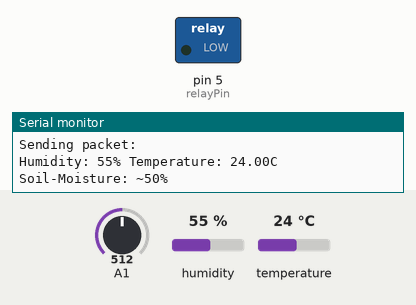
The sketch below on a simulated Arduino Uno, built with avr-gcc and run on an emulated ATmega328P. Shown: switched loads named in the sketch (green lamp = pin HIGH), the last lines printed to the serial monitor. Inputs (shaded band) come from the test bench; at power-on: A1 = 512, humidity 55 %, temperature 24 °C. No radio packets arrive unless stated.

Above: at 2.4 s.
2.5 s: A1 set to 828
4.7 s: A1 set to 854
At 6.2 s:
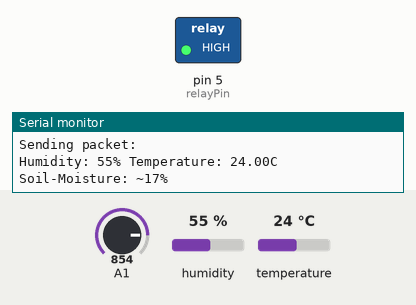
6.9 s: A1 set to 716
At 8.6 s:
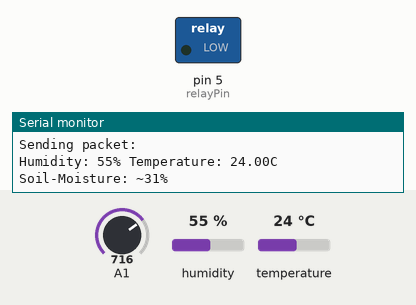
9.5 s: A1 set to 900
At 10.8 s:
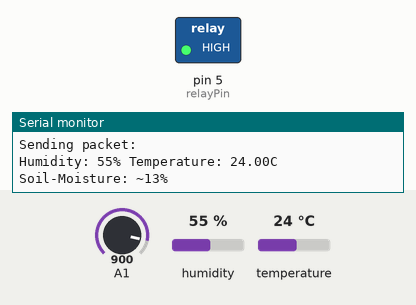
Timing chart, 0 to 12.5 s (numbered marks = the images above; inputs shaded):
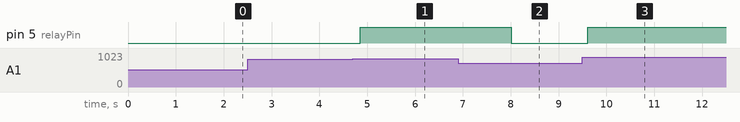

Measured:
- the behaviour switches between 838 and 839 on A1 (found by bisection; images 0 and 1)
- after the input at 4.7 s, pin 5 (relayPin): LOW → HIGH after 0.15 s
- after the input at 6.9 s, pin 5 (relayPin): HIGH → LOW after 1.1 s
- after the input at 9.5 s, pin 5 (relayPin): LOW → HIGH after 0.11 s

The sketch:

transmitter.ino
```cpp
#include <SPI.h>
#include <LoRa.h>
#include "DHT.h"
#define DHTPIN A0    //Define DHT11 pin: A0
#define DHTTYPE DHT11
DHT dht(DHTPIN, DHTTYPE);
int hum;
int analog;
int vMoist;
int moist;
float temp; //Stores temperature value
int output_value ;
int relayPin = 5;

void setup() {
  Serial.begin(9600); // Default Baud rate
  dht.begin();
  while (!Serial);
  Serial.println("LoRa Sender");
  if (!LoRa.begin(433E6)) { //433MHz
    Serial.println("Starting LoRa failed!");
    while (1);
  }
  pinMode (relayPin, OUTPUT);
  digitalWrite(relayPin, LOW);
}
void loop()
{
  temp = dht.readTemperature(); // đọc input
  hum = dht.readHumidity();
  analog = analogRead(A1); //ADC value, dao dong tu 0 den 1023
  vMoist = map(analog, 0, 1023, 0, 100); /*Giá trị cần chuyển đổi là analog, 0 và 1023 là min, max của thang đo hiện tại (8 bits), 0 và 100 là min max của thang đo cần chuyển tới*/
  moist = 100 - vMoist; // chuyển về đơn vị %

  Serial.println("Sending packet: ");
  // send packet
  LoRa.beginPacket();
/*Gọi thao tác gửi của LoRa, gán các giá trị cần gửi (hum, temp, moist)*/
  LoRa.print("Humidity: ");
  LoRa.print(hum);
  LoRa.print("%");
  LoRa.print(" Temperature: ");
  LoRa.print(temp);
  LoRa.print("C");
  LoRa.print(" Soil-Moisture: ~");
  LoRa.print(moist);
  LoRa.print("%");

/*Hiện các giá trị được gửi của LoRa lên màn hình để kiểm soát*/
  Serial.print("Humidity: ");
  Serial.print(hum);
  Serial.print("%");
  Serial.print(" Temperature: ");
  Serial.print(temp);
  Serial.print("C");
  Serial.print(" Soil-Moisture: ~");
  Serial.print(moist);
  Serial.println("%");
  Serial.println("");


  LoRa.endPacket();
/*Đặt điều kiện kích hoạt relay để tưới nước*/
  if (moist <= 18){
    digitalWrite (relayPin, HIGH); //output
    //độ ẩm đất dưới hoặc bằng 18% => kích hoạt relay
  }
  else
  {
    digitalWrite (relayPin, LOW);
    //độ ẩm đất trên 18% => relay tắt
  }
  delay(1500);
}
```
